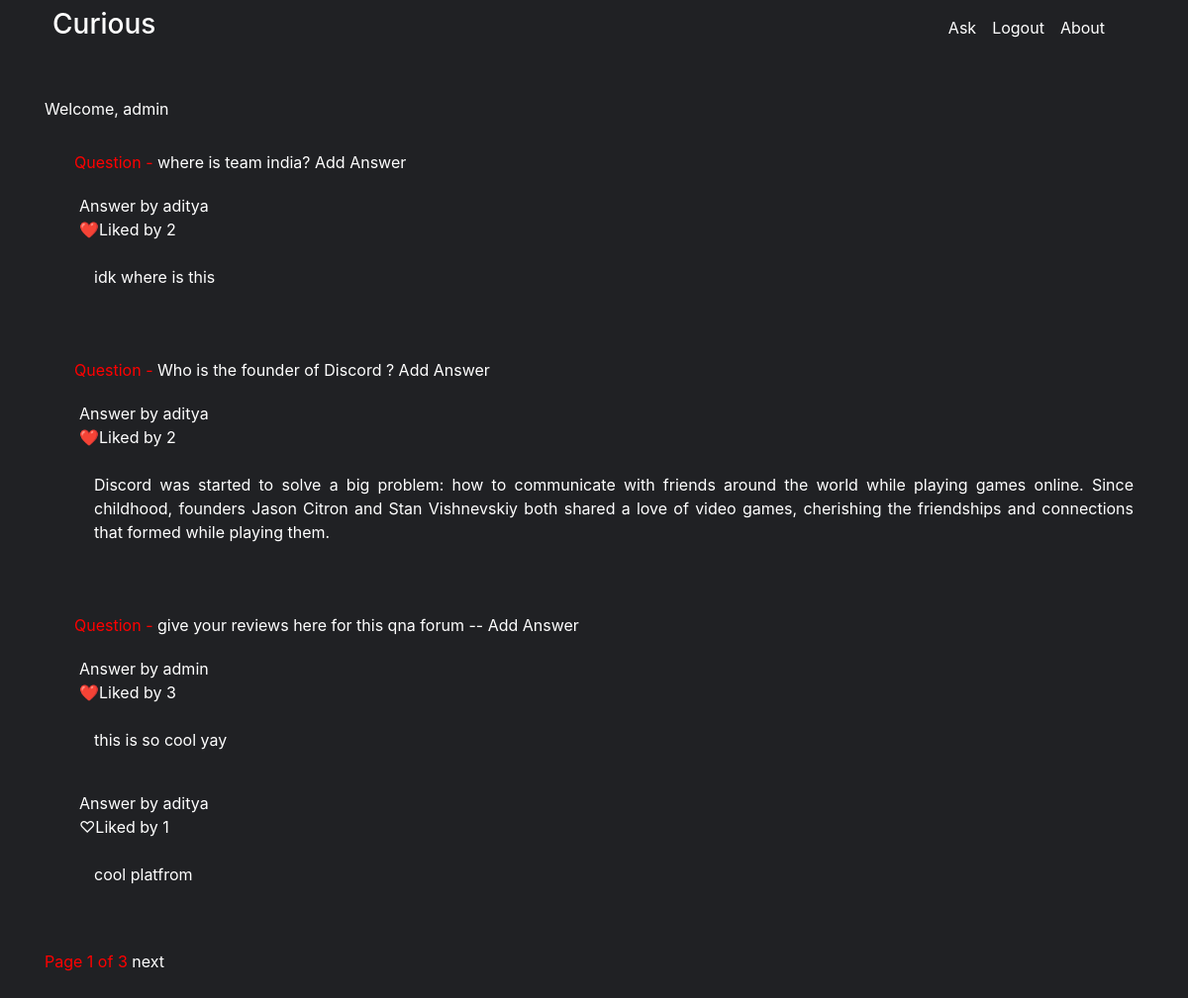
/ (signed in), run on the app's committed database.
### core/models.py (models this page shows)
class User(AbstractUser):
    pass

### questans/models.py (models this page shows, shortened)
class Question1(models.Model):
    user = models.ForeignKey(settings.AUTH_USER_MODEL, on_delete=models.CASCADE, null=True, blank=True)
    title = models.TextField()
    group = models.ForeignKey('QuestionGroups', on_delete=models.CASCADE, null=True, blank=True)
    created_on = models.DateTimeField(auto_now=True)
    updated_on = models.DateTimeField(auto_now_add=True)
    slug = models.SlugField()
    objects = models.Manager()

class Answers(models.Model):
    user = models.ForeignKey(settings.AUTH_USER_MODEL, on_delete=models.CASCADE)
    question = models.ForeignKey(Question1, on_delete=models.CASCADE)
    answer_text = models.TextField()
    is_anonymous = models.BooleanField(default=False)
    objects = models.Manager()
    likes = models.ManyToManyField(settings.AUTH_USER_MODEL, related_name="user_likes")
    def count_likes(self):
        return self.likes.count()

### core/views.py (the view)
# urls.py: path('', DashboardView.as_view(), name='dashboard-view'),
class DashboardView(FormView):
    def get(self,request):
        content={}
        if request.user.is_authenticated:
            user=request.user
            user.backend='django.contrib.core.backends.ModelBackend'
            ques_obj=Question1.objects.all()
            ques_obj=reversed(list(ques_obj))
            content['userdetail']=user
            ans=[]
            dic_for_q_ans={}
            for x in ques_obj:
                ans_obj=Answers.objects.filter(question=x)
                ans.append(ans_obj)
                dict_rnd=dict()
                for we in ans_obj:
                    st_like_by_req_user=we.likes.filter(id=user.id).exists()
                    dict_rnd[we]=st_like_by_req_user
                dic_for_q_ans[x]=dict_rnd
            lis_for_p=[]
            for x in dic_for_q_ans.keys():
                lis_for_p.append((x,dic_for_q_ans[x]))
            p=Paginator(lis_for_p,3)
            p_count=p.count
            content['p']=p
            page_number=request.GET.get('page')
            if page_number==None:
                page_number=1
            page_obj=p.page(page_number)
            content['page_obj']=page_obj
            dic_new_for_final={}
            for p in page_obj:
                dic_new_for_final[p[0]]=p[1]
            content['dic_new']=dic_new_for_final
            content['main']=dic_for_q_ans
            content['request']=request
            content['p_count']=p_count
            content['is_paginated']=True
            return render(request,'dashboard.html',content)
        else:
            return redirect(reverse('login-view'))

### templates/dashboard.html (shortened to what this page needs)
{% extends "base.html" %}
{% block content %}
Welcome,
{{userdetail.username}}
<div class="container">
  {% for x,z in dic_new.items %}
  <div class=" inner container red" style="margin-top: 30px; margin-bottom: 20px;">
    Question - <a href="../../core/question/{{x.id}}">{{ x.title }}</a> <a href="../../core/answer/{{x.id}}"> Add
      Answer</a>
    <br>
  </div>
    {% for y,stats in z.items %}
    <div class="container inner " style="margin-left: 20px;">
      <div class="row">Answer by {{ y.user.username }}</div>
    <span id="like{{y.id}}">
    <div class="row" style="text-align: right;">
        <span id="like{{y.id}}light">♡</span>
        <span id="like{{y.id}}dark">❤️</span>
        <span id="like{{y.id}}st" name="{{y.id}}"> Liked by {{ y.count_likes }} </span>
    </div>
    <br>
    <p>{{ y.answer_text }} </p>
    <br>
  </div>
{% endfor %}
{% endfor %}
</div>
<br />
<div class="pagination container" style="margin-bottom: 50px;">
  <span class="step-links ">
    <span class="current red">
      Page {{ page_obj.number }} of {{ page_obj.paginator.num_pages }}
    </span>
    {% if page_obj.has_next %}
    <span class="hv">
    <a  href="?page={{ page_obj.next_page_number }}">next</a>
    {% endif %}
    </span>
  </span>
</div>
{% endblock %}

### templates/base.html (style rules this page uses)
body { text-align: justify; background-color: #202124; color: white; }
.red { color: red; }
.container a { color: white; text-decoration: none; }

### data on the page
User: username "admin"
Question1: title "where is team india?"
Answers: user.username "aditya", count_likes "2", answer_text "idk where is this"
Question1: title "Who is the founder of Discord ?"
Answers: user.username "aditya", count_likes "2", answer_text "Discord was started to solve a big problem: how to communicate with friends around the world while playing games online. Since childhood, founders Jason Citron and Stan Vishnevskiy both shared a love of video games, cherishing the friendships and connections that formed while playing them."
Question1: title "give your reviews here for this qna forum --"
Answers: user.username "admin", count_likes "3", answer_text "this is so cool yay"
Answers: user.username "aditya", count_likes "1", answer_text "cool platfrom"

### other printed values
{{ page_obj.number }} "1"
{{ page_obj.paginator.num_pages }} "3"
